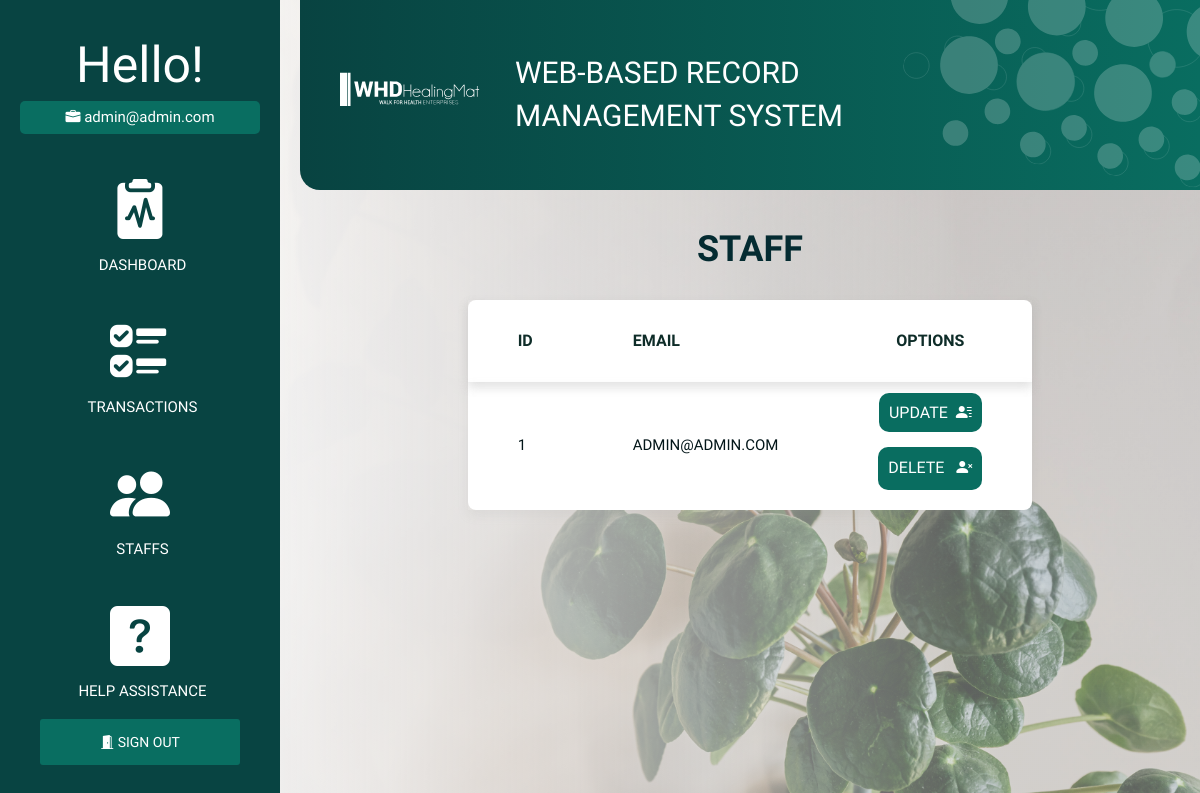
Page /staff (signed in) on the earlier database version.
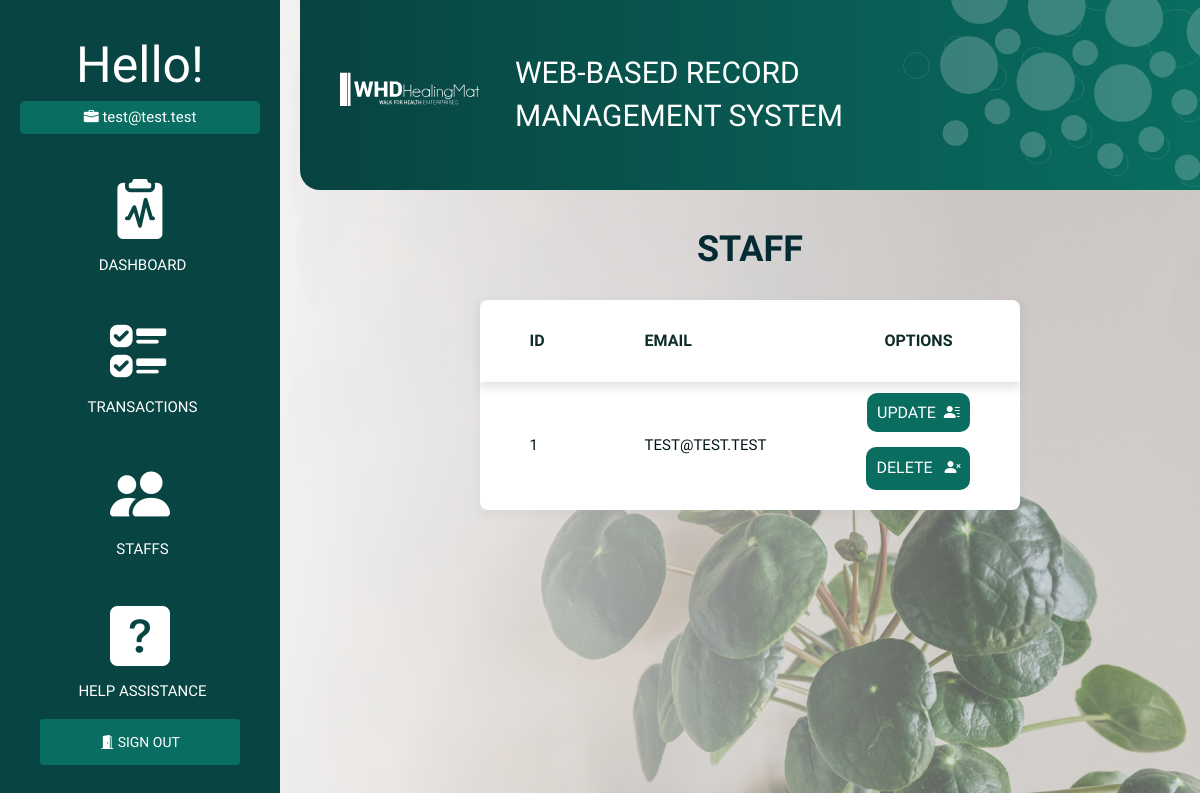
Same page on the later database version.
### models.py (models this page shows, shortened)
class Staff(db.Model):
    __tablename__ = 'staff'
    staff_id = db.Column(db.Integer, primary_key=True)
    staff_email = db.Column(db.String(200), unique=True)
    staff_password = db.Column(db.String(200), nullable=False)

### blueprint/staff.py (the view)
@staff_bp.route('/staff')
def staff():
    return render_template('staff/index_page.html', staffs=Staff.query.all())

### blueprint/staff.py (called while the page is built)
def staff_bp_middleware():
    if not is_authenticated():
        return redirect(url_for('auth_bp.login_page'))

### helper/functions.py (called while the page is built)
def is_authenticated():
    if session.get('signedin'):
        return True
    return False

### templates/staff/index_page.html (shortened to what this page needs)
{% extends 'auth/auth_base.html' %}
{% block head %}
<link rel="stylesheet" href="{{ url_for('static', filename='css/transaction.css') }}">
{% endblock %}
{% block body %}
<div class="staff">
    <h1>Staff</h1>
    <table>
        <thead>
            <tr>
                <th>ID</th>
                <th>Email</th>
                <th id="text-align">Options</th>
            </tr>
        </thead>
        <tbody>
            {% for staff in staffs %}
            <tr>
                <td>{{ staff.staff_id }}</td>
                <td>{{ staff.staff_email }}</td>
                <td id="text-align">
                        <a class="opt-btn" id="opt-js-btn-1" href="{{url_for('staff_bp.staff_update', id=staff.staff_id)}}">
                            UPDATE&nbsp;&nbsp;<i class="bi bi-person-lines-fill"></i></a>
                    <br><br>
                        <button class="opt-btn" onclick="openModal('{{ staff.staff_id }}', 'STAFF')">
                            DELETE&nbsp;&nbsp;&nbsp;<i class="bi bi-person-x-fill"></i></button>
                </td>
            </tr>
            {% endfor %}
        </tbody>
    </table>
</div>
{% endblock %}

### templates/auth/auth_base.html (shortened to what this page needs)
<!DOCTYPE html>
<html lang="en">
    <head>
        <link rel="stylesheet" href="{{ url_for('static', filename='css/auth.css') }}">
        <link rel="stylesheet" href="https://pro.fontawesome.com/releases/v5.10.0/css/all.css"/>
        <link rel="stylesheet" href="https://maxcdn.bootstrapcdn.com/bootstrap/3.3.7/css/bootstrap.min.css">
        <link rel="stylesheet" href="https://cdn.jsdelivr.net/npm/bootstrap-icons@1.8.1/font/bootstrap-icons.css">
        {% block head %}
        {% endblock %}
    </head>
<body>
<div class="wrapper">
    <div class="sidebar">
        <span id="h1">Hello!</span>
        <span id="h1-data"><i class="bi bi-briefcase-fill"></i>&nbsp{{ session['email'] }}</span>
        <div class="cont">
                <a href="/dashboard" id="cont-sect">
                    <i class="bi bi-clipboard2-pulse-fill" id="auth-logo"></i>
                    <span id="auth-lbl">DASHBOARD</span></a>
                <a href="/transaction" id="cont-sect">
                    <i class="bi bi-ui-checks" id="auth-logo"></i>
                        <span id="auth-lbl">TRANSACTIONS</span></a>
                <a href="/staff" id="cont-sect">
                    <i class="bi bi-people-fill" id="auth-logo"></i>
                        <span id="auth-lbl">STAFFS</span></a>
                <a href="/help" id="cont-sect">
                    <i class="bi bi-question-square-fill" id="auth-logo"></i>
                        <span id="auth-lbl">HELP ASSISTANCE</span></a>
        <div class="logout">
            <a href="/logout">
                <i class="bi bi-door-open-fill"></i>
                SIGN OUT
            </a>
        </div>
        </div>
    </div>
    <div class="main">
        <div class="main--header">
            <image class="logo-svg" src="{{ url_for('static', filename='images/logo-head-web.svg') }}"></image>
            <span id="title">WEB-BASED RECORD MANAGEMENT SYSTEM</span>
            <image class="bg-head-svg" src="{{ url_for('static', filename='images/bubbles.svg') }}"></image>
        </div>
        <div class="main--content">
            {% block body %}
            {% endblock %}
        </div>
    </div>
</div>
</body>
</html>

### static/css/auth.css (style rules this page uses)
body { image-rendering: -webkit-optimize-contrast; background-image: linear-gradient(to left, rgba(215, 215, 215, 0.43) 20%, rgb(250, 250, 250) 90%), url("/static/images/dashboard-bg.jpg"); background-size: cover; }
.wrapper .sidebar { width: 20em; height: 100%; padding: 30px 20px; background: #084442; }
.sidebar { display: flex; position: fixed; flex-direction: column; }
#h1 { font-size: 50px; text-align: center; font-family: 'Epilogue', sans-serif; font-weight: 200; color: white; }
#h1-data { text-align: center; font-size: 15px; margin-bottom: 30px; font-family: 'Quicksand', sans-serif; color: white; border-radius: 5px; padding: 5px 20px 5px 20px; background: #096e61; }
.cont { text-align: center; display: flex; flex-direction: column; }
#cont-sect { color: inherit; !important; text-decoration: none !important; outline: none; !important; padding: 5px; display: flex; flex-direction: column; margin-bottom: 25px; }
#auth-logo { font-size: 60px; color: white; }
#auth-lbl { font-family: 'Heebo', sans-serif; color: white; font-size: 15px; font-weight: 300; margin-left: 5px; }
.logout a { border: none; outline: none; border-radius: 3px; padding: 15px 60px 15px 60px; color: white; font-family: 'Quicksand', sans-serif; font-weight: 200; background: #096e61; text-decoration: none !important; outline: none; !important; }
.main { overflow: hidden; }
.wrapper .main { width: 100%; padding: 0px 0px 0px 300px; overflow: hidden; }
.wrapper .main--header { display: flex; flex-direction: row; align-items: center; border-bottom-left-radius: 20px; margin: 0px 0px 20px 0px; padding: 20px; background: linear-gradient(to right, #084341, #096d60); overflow: hidden; }
#title { color: white; font-family: 'Heebo', sans-serif; margin-left: 5px; font-size: 30px; }
.logo-svg { display: flex; overflow: hidden; padding: 0 20px; width: auto; height: 80px; filter: brightness(0) invert(1); }
.bg-head-svg { height: 250px; width: auto; mix-blend-mode: normal; margin-top: -100px; margin-right: -80px; margin-left: auto; border-radius: 4px; transform: rotate(8.44deg); opacity: 20%; }
.wrapper .main--content { color: white; }

### static/css/transaction.css (style rules this page uses)
table { border-collapse: collapse; background: white; border-radius: 8px; margin-bottom: 30px; margin-left: auto; margin-right: auto; }
thead { box-shadow: 0 5px 10px rgba(157, 156, 156, 0.2); }
tr:nth-child(odd) { box-shadow: 0 5px 10px rgba(157, 156, 156, 0.13); }
th { padding: 30px 50px; font-size: 16px; font-family: 'Epilogue', sans-serif; text-transform: uppercase; color: #0e2c28; }
td { padding: 20px 50px; font-family: Assistant, sans-serif; font-size: 15px; text-transform: uppercase; color: #021518; }
a { color: black; }
h1 { text-align: center; font-family: 'Heebo', sans-serif; font-weight: bolder; color: #042b31; text-transform: uppercase; padding: 20px; }
#text-align { text-align: center; }
.opt-btn { color: white; font-size: 16px; font-family: 'Quicksand', sans-serif; border: none; outline: none; border-radius: 10px; padding: 10px; background: #096d60; }

### static/css/global.css (style rules this page uses)
* { margin: 0; padding: 0; box-sizing: border-box; font-family: sans-serif; list-style: none; text-decoration: none; user-select: none; -webkit-user-drag: none; }
img { pointer-events: none; }
html { scroll-behavior: smooth; }
button, input[type="submit"] { cursor: pointer; }
a { outline: 0 !important; text-decoration: none !important; }

Differences in the rows shown:
changed Staff id 1: email "admin@admin.com" → "test@test.test"; staff_email "ADMIN@ADMIN.COM" → "TEST@TEST.TEST"
